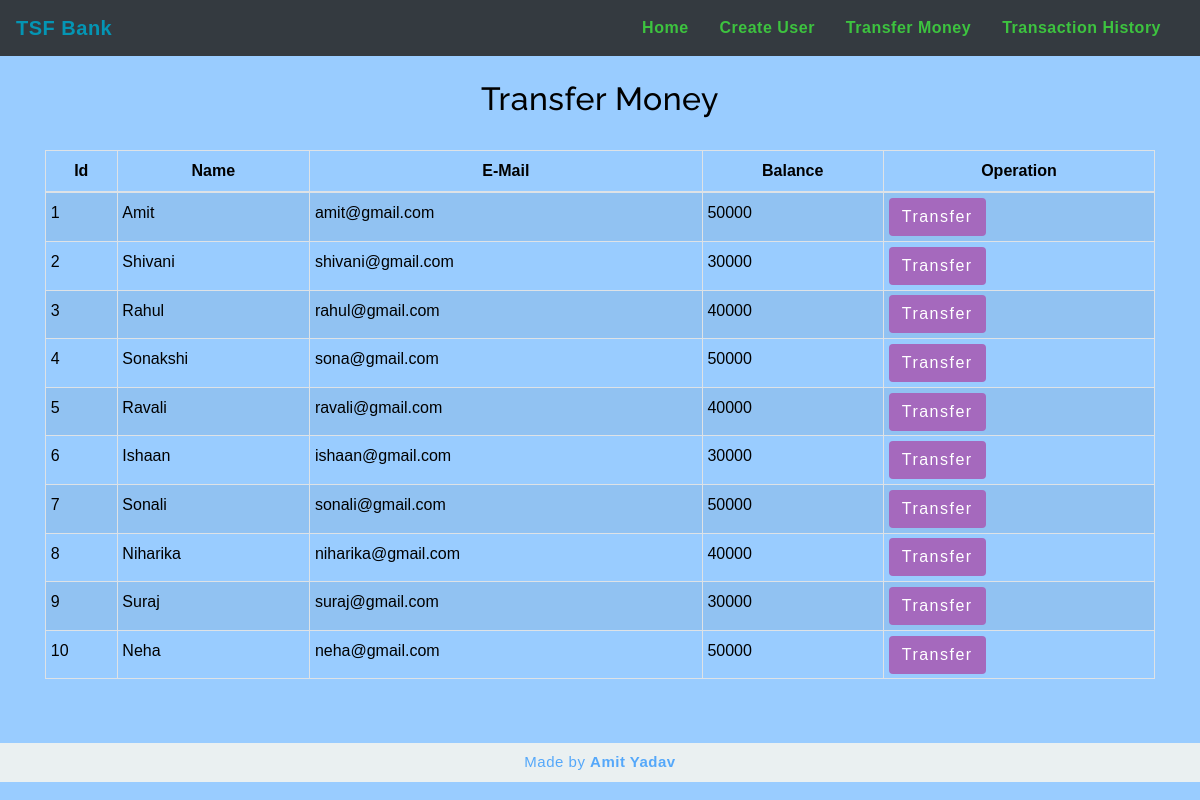
The app's page /transfermoney.php with its own data.
### tables this page shows
CREATE TABLE `users` (
    `id` int(3) NOT NULL,
    `name` text NOT NULL,
    `email` varchar(30) NOT NULL,
    `balance` int(8) NOT NULL
);

### transfermoney.php (the view, shortened to what this page needs)
<!DOCTYPE html>
<html lang="en">
<head>
    <link rel="stylesheet" href="https://maxcdn.bootstrapcdn.com/bootstrap/4.0.0/css/bootstrap.min.css">
    <link rel="stylesheet" type="text/css" href="css/table.css">
    <link rel="stylesheet" type="text/css" href="css/navbar.css">
</head>
<body style="background-color : #99ccff;">
    <?php
    include 'config.php';
    $sql = "SELECT * FROM users";
    $result = mysqli_query($conn, $sql);
    ?>
    <?php
    include 'navbar.php';
    ?>
    <div class="container">
        <h2 class="text-center pt-4" style="color : black;">Transfer Money</h2>
        <br>
        <div class="row">
            <div class="col">
                <div class="table-responsive-sm">
                    <table class="table table-hover table-sm table-striped table-condensed table-bordered" style="border-color:black;">
                        <thead style="color : black;">
                            <tr>
                                <th scope="col" class="text-center py-2">Id</th>
                                <th scope="col" class="text-center py-2">Name</th>
                                <th scope="col" class="text-center py-2">E-Mail</th>
                                <th scope="col" class="text-center py-2">Balance</th>
                                <th scope="col" class="text-center py-2">Operation</th>
                            </tr>
                        </thead>
                        <tbody>
                            <?php
                            while ($rows = mysqli_fetch_assoc($result)) {
                            ?>
                                <tr style="color : black;">
                                    <td class="py-2"><?php echo $rows['id'] ?></td>
                                    <td class="py-2"><?php echo $rows['name'] ?></td>
                                    <td class="py-2"><?php echo $rows['email'] ?></td>
                                    <td class="py-2"><?php echo $rows['balance'] ?></td>
                                    <td><a href="selecteduserdetail.php?id= <?php echo $rows['id']; ?>"> <button type="button" class="btn" style="background-color : #A569BD;">Transfer</button></a></td>
                                </tr>
                            <?php
                            }
                            ?>
                        </tbody>
                    </table>
                </div>
            </div>
        </div>
    </div>
    <footer class="text-center mt-5 py-2">
        <p>Made by <b>Amit Yadav</b></p>
    </footer>
</body>
</html>

### navbar.php (shortened to what this page needs)
<nav class="navbar navbar-expand-md navbar-light bg-dark">
    <a href="index.php" class="navbar-brand" style="color: #0495B4;"><b>TSF Bank</b></a>
    <div class="collapse navbar-collapse" id="collapsibleNavbar">
        <ul class="navbar-nav ml-auto">
            <li class="nav-item">
                <a href="index.php" class="nav-link" style="color: #3DC33F ;"><b>Home</b></a>
            </li>
            <li class="nav-item">
                <a href="createuser.php" class="nav-link" style="color: #3DC33F ;"><b>Create User</b></a>
            </li>
            <li class="nav-item">
                <a href="transfermoney.php" class="nav-link" style="color: #3DC33F ;"><b>Transfer Money</b></a>
            </li>
            <li class="nav-item">
                <a href="transactionhistory.php" class="nav-link" style="color: #3DC33F ;"><b>Transaction History</b></a>
            </li>
        </ul>
    </div>
</nav>

### table.css (style rules this page uses)
* { padding: 0; margin: 0; box-sizing: border-box; font-family: sans-serif; }
button { border:none; border-radius: 8px; padding: 10px; background:#14bbca; color:white; letter-spacing: 1.5px; font-size: 15px; transition: 0.5s; }
footer { color:#55a8fa; background-color:#eaf0f1; letter-spacing: 0.5px; }
footer p { margin: 0; font-size: 15px; }

### navbar.css (style rules this page uses)
.nav-link { margin-right: 15px; color:#639ce7; letter-spacing: 0.5px; transition: 0.5s; }
.navbar-brand { color: #990000; letter-spacing: 0.5px; }
h2 { color: #990000; letter-spacing: 0.5px; font-family: raleway; }

### transfermoney.php (style rules this page uses)
button { transition: 1.5s; }

### records on screen
users: id "1", name "Amit", email "amit@gmail.com", balance "50000"
users: id "2", name "Shivani", email "shivani@gmail.com", balance "30000"
users: id "3", name "Rahul", email "rahul@gmail.com", balance "40000"
users: id "4", name "Sonakshi", email "sona@gmail.com", balance "50000"
users: id "5", name "Ravali", email "ravali@gmail.com", balance "40000"
users: id "6", name "Ishaan", email "ishaan@gmail.com", balance "30000"
users: id "7", name "Sonali", email "sonali@gmail.com", balance "50000"
users: id "8", name "Niharika", email "niharika@gmail.com", balance "40000"
users: id "9", name "Suraj", email "suraj@gmail.com", balance "30000"
users: id "10", name "Neha", email "neha@gmail.com", balance "50000"
